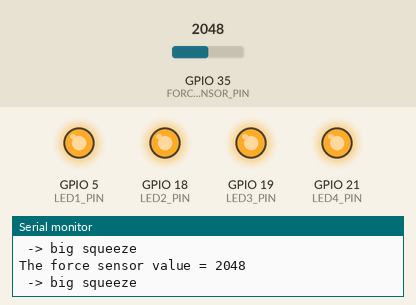
A sketch run on a simulated ESP32. On the bench: output pins drawn as LEDs (lit = HIGH), the last lines printed to the serial monitor. The inputs (shaded band) are chosen by the test bench; at power-on: GPIO 35 (FORCE_SENSOR_PIN) = 2048. Nothing arrives over Bluetooth unless stated.

Above: at 1.8 s.
1.9 s: GPIO 35 (FORCE_SENSOR_PIN) set to 760
At 3.0 s:
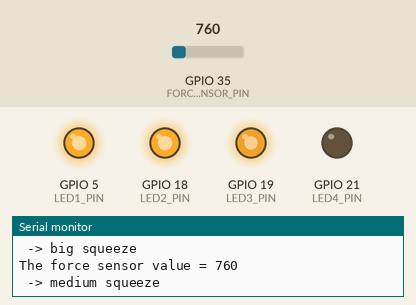
3.5 s: GPIO 35 (FORCE_SENSOR_PIN) set to 491
At 4.6 s:
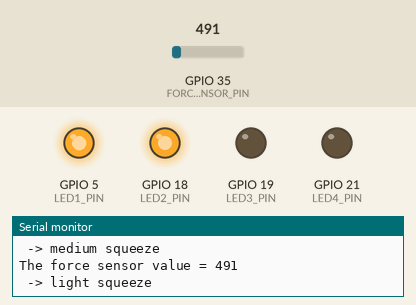
5.5 s: GPIO 35 (FORCE_SENSOR_PIN) set to 160
At 7.2 s:
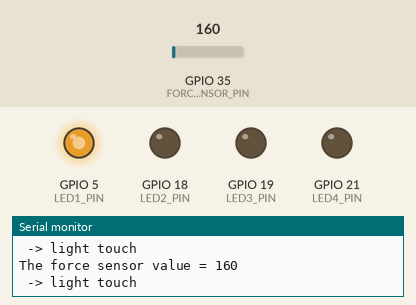
7.5 s: GPIO 35 (FORCE_SENSOR_PIN) set to 0
At 8.9 s:
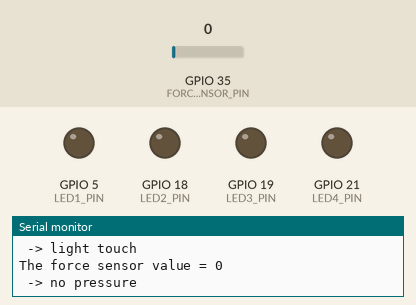
9.5 s: GPIO 35 (FORCE_SENSOR_PIN) set to 240
At 10.5 s:
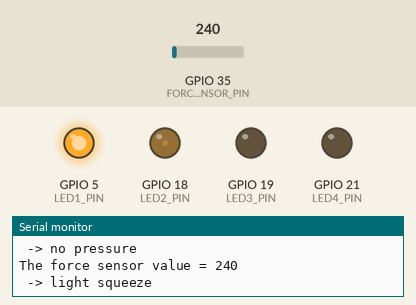
11.5 s: GPIO 35 (FORCE_SENSOR_PIN) set to 540
At 13.2 s:
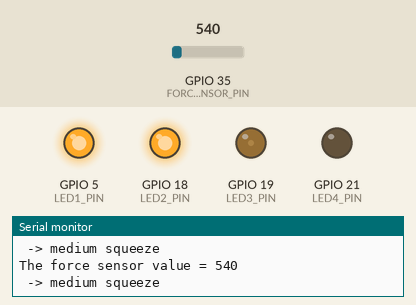
Timing chart, 0 to 14.5 s (numbered marks = the images above; inputs shaded):
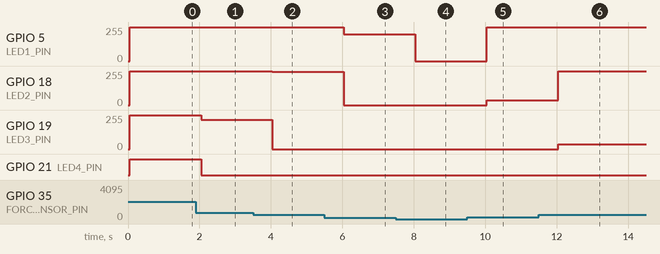

The sketch:

V2-Mobile_App_Bluetooth_PressureSensor.ino
```cpp
#include "BluetoothSerial.h"

// I AM CODE EDIT ME LEARN HOW TO DO COMMENT BLOCKS AND STUFF NIGHTTTTTT

BluetoothSerial SerialBT;
const int LED_PIN = 2;  // Built-in LED pin on ESP32

#define FORCE_SENSOR_PIN 35 // ESP32 pin GIOP35 (ADC1)

// Define the pins for the LEDs
#define LED1_PIN 5
#define LED2_PIN 18
#define LED3_PIN 19
#define LED4_PIN 21

void setup() {
  Serial.begin(9600);
  SerialBT.begin("esp32"); // Bluetooth device name
  Serial.println("The device started, now you can pair it with Bluetooth!");

  // Set LED pins as outputs
  pinMode(LED1_PIN, OUTPUT);
  pinMode(LED2_PIN, OUTPUT);
  pinMode(LED3_PIN, OUTPUT);
  pinMode(LED4_PIN, OUTPUT);
}

void loop() {
  int analogReading = analogRead(FORCE_SENSOR_PIN);

  Serial.print("The force sensor value = ");
  Serial.println(analogReading); // print the raw analog reading

  // Send the reading over Bluetooth
  SerialBT.print(analogReading);
  SerialBT.print('\n'); // Adding a newline for easier parsing

  int brightness1 = 0, brightness2 = 0, brightness3 = 0, brightness4 = 0;

  if (analogReading < 10) {       // from 0 to 9
    Serial.println(" -> no pressure");
    brightness1 = brightness2 = brightness3 = brightness4 = 0;
  } else if (analogReading < 200) { // from 10 to 199
    Serial.println(" -> light touch");
    brightness1 = map(analogReading, 10, 199, 0, 255);
  } else if (analogReading < 500) { // from 200 to 499
    Serial.println(" -> light squeeze");
    brightness1 = 255;
    brightness2 = map(analogReading, 200, 499, 0, 255);
  } else if (analogReading < 800) { // from 500 to 799
    Serial.println(" -> medium squeeze");
    brightness1 = 255;
    brightness2 = 255;
    brightness3 = map(analogReading, 500, 799, 0, 255);
  } else { // from 800 to 1023
    Serial.println(" -> big squeeze");
    brightness1 = 255;
    brightness2 = 255;
    brightness3 = 255;
    brightness4 = map(analogReading, 800, 1023, 0, 255);
  }

  // Set LED brightnesses
  analogWrite(LED1_PIN, brightness1);
  analogWrite(LED2_PIN, brightness2);
  analogWrite(LED3_PIN, brightness3);
  analogWrite(LED4_PIN, brightness4);

  delay(1000);
}
```

Measured:
- after the input at 1.9 s, GPIO 19 (LED3_PIN): 255/255 → 221/255 after 0.14 s; GPIO 21 (LED4_PIN): HIGH → LOW after 0.14 s
- after the input at 3.5 s, GPIO 18 (LED2_PIN): 255/255 → 248/255 after 0.54 s; GPIO 19 (LED3_PIN): 221/255 → 0/255 after 0.54 s
- after the input at 5.5 s, GPIO 5 (LED1_PIN): 255/255 → 202/255 after 0.55 s; GPIO 18 (LED2_PIN): 248/255 → 0/255 after 0.55 s
- after the input at 7.5 s, GPIO 5 (LED1_PIN): 202/255 → 0/255 after 0.55 s
- after the input at 9.5 s, GPIO 5 (LED1_PIN): 0/255 → 255/255 after 0.55 s; GPIO 18 (LED2_PIN): 0/255 → 34/255 after 0.55 s
- after the input at 11.5 s, GPIO 18 (LED2_PIN): 34/255 → 255/255 after 0.55 s; GPIO 19 (LED3_PIN): 0/255 → 34/255 after 0.55 s
